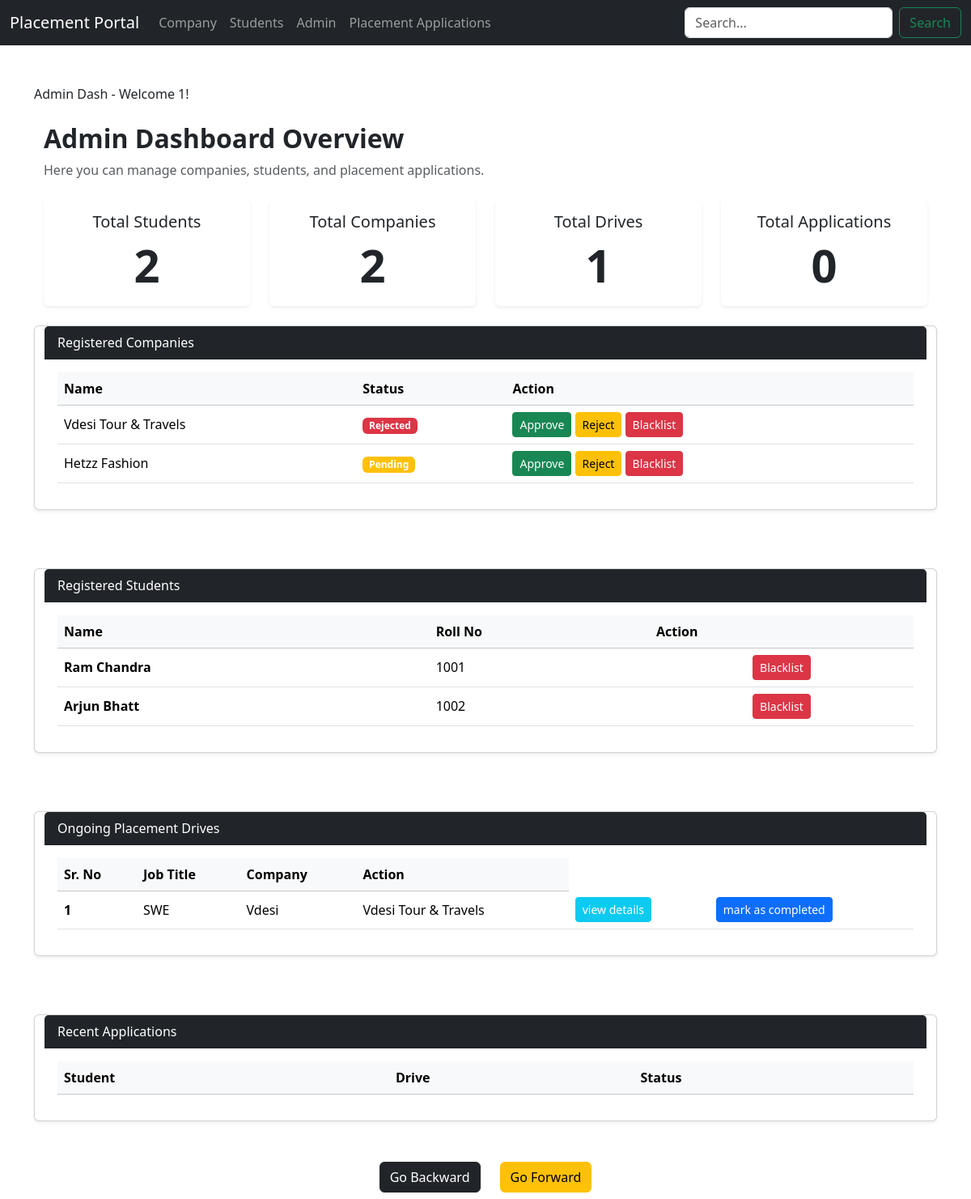
/dashboard/admin (signed in), run on the app's committed database.
### models/models.py (models this page shows, shortened)
class Usercommon(db.Model):
    __abstract__ = True
    id = db.Column(db.Integer,primary_key=True)
    email = db.Column(db.String(120), unique=True, nullable=False)
    _password_hash = db.Column("password",db.String(128), nullable=False)
    name = db.Column(db.String(100), nullable=False)
    phone = db.Column(db.String(20), nullable=True)
    is_active = db.Column(db.Boolean, default=True, nullable=False)
    created_at = db.Column(db.DateTime, default=datetime.utcnow, nullable=False)

class Company(Usercommon):
    __tablename__ = 'companies'
    role = db.Column(db.Enum(Role), default=Role.COMPANY, nullable=False)
    company_name = db.Column(db.String(150), unique=True,nullable=False)
    hr_contact = db.Column(db.String(100), nullable=True)
    website = db.Column(db.String(200), nullable=True)
    approval_status = db.Column(db.Enum(Approvalstatus), default=Approvalstatus.PENDING, nullable=False)
    drives = db.relationship('PlacementDrive', backref='company', lazy=True,cascade="all, delete-orphan")

class Student(Usercommon):
    __tablename__ = 'students'
    role = db.Column(db.Enum(Role), default=Role.STUDENT, nullable=False)
    roll_number = db.Column(db.String(20), unique=True, nullable=False)
    course = db.Column(db.String(100), nullable=False)
    skills = db.Column(db.String(200), nullable=True)
    resume_path = db.Column(db.String(200), nullable=True)
    blacklist = db.Column(db.Boolean, default=False, nullable=False)
    department = db.Column(db.String(50), nullable=False)
    year_of_study = db.Column(db.Integer, nullable=False)
    applications = db.relationship('Application', backref='student', lazy=True,cascade="all, delete-orphan")

class PlacementDrive(db.Model):
    __tablename__ = 'placement_drives'
    id = db.Column(db.Integer, primary_key=True)
    company_id = db.Column(db.Integer, db.ForeignKey('companies.id', ondelete='CASCADE'), nullable=False)
    job_title= db.Column(db.String(150), nullable=False)
    job_description = db.Column(db.Text, nullable=True)
    eligibility_criteria = db.Column(db.String(200), nullable=True)
    application_deadline = db.Column(db.DateTime, nullable=False)
    salary_range = db.Column(db.String(100), nullable=True)
    required_skills = db.Column(db.String(200), nullable=True)
    experience_required = db.Column(db.String(100), nullable=True)
    status = db.Column(db.Enum(Drivestatus), default=Drivestatus.UPCOMING.value, nullable=False)
    applications = db.relationship('Application', backref='drive', lazy=True,cascade="all, delete-orphan")
    approval_status = db.Column(db.Enum(Approvalstatus), default=Approvalstatus.PENDING)

### app.py (the view)
@app.route("/dashboard/admin")
@role_required(Role.ADMIN)
def admin_dashboard():
    total_students = Student.query.count()
    total_companies = Company.query.count()
    total_placementdrives = PlacementDrive.query.count()
    total_applications = Application.query.count()
    pending_companies = Company.query.filter_by(approval_status=Approvalstatus.PENDING).all()
    all_companies = Company.query.all()
    all_students = Student.query.all()
    ongoing_drives = PlacementDrive.query.filter(PlacementDrive.application_deadline >= db.func.current_date()).all()
    recent_applications = Application.query.order_by(Application.applied_at.desc()).limit(10).all()
    return render_template("AdminDashboard.html", pending_companies=pending_companies,
                            all_companies=all_companies,
                            all_students=all_students,
                            ongoing_drives=ongoing_drives,
                            recent_applications=recent_applications,
                            total_students=total_students,
                           total_companies=total_companies,
                           total_drives=total_placementdrives,
                           total_applications=total_applications,
                           admin_name=session['user_id'])

### app.py (called while the page is built)
def role_required(required_role):
    def decorator(f):
        @wraps(f)
        def wrapper(*args, **kwargs):
            if 'user_id' not in session or 'user_role' not in session:
                return redirect(url_for('login'))
            if session['user_role'] != required_role.value:
                return "Unauthorized", 403
            return f(*args, **kwargs)
        return wrapper
    return decorator

### templates/AdminDashboard.html (shortened to what this page needs)
{% extends "index.html" %}
{% block content %}
<span class="navbar-brand mb-0 h1">
    Admin Dash - Welcome {{ admin_name }}!
</span>
<div class="container mt-4">
    <div class="mb-4">
        <h2 class="fw-bold">Admin Dashboard Overview</h2>
        <p class="text-muted">Here you can manage companies, students, and placement applications.</p>
    </div>
    <div class="row g-4 mb-5">
        <div class="col-md-3">
            <div class="card shadow-sm border-0 text-center">
                <div class="card-body">
                    <h5 class="card-title">Total Students</h5>
                    <h4 class="card-text  fw-bold display-4">{{ total_students }}</h4>
                </div>
            </div>
        </div>
        <div class="col-md-3">
            <div class="card shadow-sm border-0 text-center">
                <div class="card-body">
                    <h5 class="card-title">Total Companies</h5>
                    <h4 class="card-text fw-bold display-4">{{ total_companies }}</h4>
                </div>
            </div>
        </div>
        <div class="col-md-3">
            <div class="card shadow-sm border-0 text-center">
                <div class="card-body">
                    <h5 class="card-title">Total Drives</h5>
                    <h4 class="card-text fw-bold display-4">{{ total_drives }}</h4>
                </div>
            </div>
        </div>
        <div class="col-md-3">
            <div class="card shadow-sm border-0 text-center">
                <div class="card-body">
                    <h5 class="card-title">Total Applications</h5>
                    <h4 class="card-text fw-bold display-4">{{ total_applications }}</h4>
                </div>
            </div>
        </div>
        <div class="card shadow-sm mb-5">
            <div class="card-header bg-dark text-white">
                Registered Companies
            </div>
            <div class="card-body">
                <table class="table table-hover align-middle">
                    <thead class="table-light">
                        <tr>
                            <th>Name</th>
                            <th>Status</th>
                            <th>Action</th>
                        </tr>
                    </thead>
                    <tbody>
                        {% for data in all_companies %}
                        <tr>
                            <td>{{ data.company_name }}</td>
                            <td>
                                {% if data.approval_status.name == 'APPROVED' %}
                                <span class="badge bg-success">Approved</span>
                                {% elif data.approval_status.name == 'REJECTED' %}
                                <span class="badge bg-danger">Rejected</span>
                                {% else %}
                                <span class="badge bg-warning">Pending</span>
                                {% endif %}
                            </td>
                            <td>
                                <a href="{{ url_for('approve_company', id=data.id) }}" class="btn btn-sm btn-success">Approve</a>
                                <a href="{{ url_for('reject_company', id=data.id) }}" class="btn btn-sm btn-warning">Reject</a>
                                <a href="{{ url_for('blacklist_company', id=data.id) }}" class="btn btn-sm btn-danger">Blacklist</a>
                            </td>
                        </tr>
                        {% endfor %}
                    </tbody>
                </table>
            </div>
        </div>
        <div class="card shadow-sm mb-5">
            <div class="card-header bg-dark text-white">
                Registered Students
            </div>
            <div class="card-body table-responsive">
                <table class="table table-hover align-middle">
                    <thead class="table-light">
                        <tr>
                            <th>Name</th>
                            <th>Roll No</th>
                            <th>Action</th>
                        </tr>
                    </thead>
                    <tbody>
                        {% for data in all_students %}
                        <tr>
                            <td class="fw-bold">{{ data.name }}</td>
                            <td>{{ data.roll_number }}</td>
                            <td class="text-center">
                                <form action="{{ url_for('toggle_blacklist', id=data.id) }}" method="POST" class="d-inline">
                                    <button type="submit" class="btn btn-sm
                                {% if data.blacklist %}btn-info{% else %}btn-danger{% endif %}
                                    ">
                                        {% if data.blacklist %}
                                        Remove from Blacklist
                                        {% else %}
                                        Blacklist
                                        {% endif %}
                                    </button>
                                </form>
                            </td>
                        </tr>
                        {% endfor %}
                    </tbody>
                </table>
            </div>
        </div>
        <div class="card shadow-sm mb-5">
            <div class="card-header bg-dark text-white">
                Ongoing Placement Drives
            </div>
            <div class="card-body table-responsive">
                <table class="table table-hover align-middle">
                    <thead class="table-light">
                        <tr>
                            <th>Sr. No</th>
                            <th>Job Title</th>
                            <th>Company</th>
                            <th>Action</th>
                        </tr>
                    </thead>
                    <tbody>
                        {% for data in ongoing_drives %}
                        <tr>
                            <td class="fw-bold">{{ loop.index }}</td>
                            <td>{{ data.job_title }}</td>
                            <td>{{ data.company.name }}</td>
                            <td>{{ data.company.company_name }}</td>
                            <td>
                                <a href="#" class="btn btn-info btn-sm text-white">
                                    view details
                                </a>
                            </td>
                            <td>
                                <a href="#" class="btn btn-primary btn-sm text-white">
                                    mark as completed
                                </a>
                            </td>
                        </tr>
                        {% endfor %}
                    </tbody>
                </table>
            </div>
        </div>
        <div class="card shadow-sm mb-5">
            <div class="card-header bg-dark text-white">
                Recent Applications
            </div>
            <div class="card-body table-responsive">
                <table class="table table-hover align-middle">
                    <thead class="table-light">
                        <tr>
                            <th>Student</th>
                            <th>Drive</th>
                            <th>Status</th>
                        </tr>
                    </thead>
                </table>
            </div>
        </div>
    </div>
    {% endblock %}

### templates/index.html (shortened to what this page needs)
<!DOCTYPE html>
<html lang="en">
  <head>
    <link
      href="https://cdn.jsdelivr.net/npm/bootstrap@5.3.3/dist/css/bootstrap.min.css"
      rel="stylesheet"
    />
  </head>
  <body >
    {% include "navbar.html" %}
    <div class="container mt-5 main-content">
      {% block content %}{% endblock %}
    </div>
      <div class="navigation-buttons d-flex justify-content-center align-items-center position-fixed fixed-bottom w-100 mt-2 mb-2">
        <button onclick="window.history.back();" class="btn btn-dark">Go Backward</button>
        <button onclick="window.history.forward();" class="btn btn-warning ms-4">Go Forward</button>
    </div>
  </body>
</html>

### templates/navbar.html (shortened to what this page needs)
  <nav class="navbar navbar-expand-lg navbar-dark bg-dark">
    <div class="container-fluid">
      <a class="navbar-brand" href="#">Placement Portal</a>
      <div class="collapse navbar-collapse" id="navbarNavDropdown">
        <ul class="navbar-nav me-auto mb-2 mb-lg-0">
          <li class="nav-item">
            <a class="nav-link" href="/companies">Company</a>
          </li>
          <li class="nav-item">
            <a class="nav-link" href="/students">Students</a>
          </li>
          <li class="nav-item">
            <a class="nav-link" href="/admin">Admin</a>
          </li>
          <li class="nav-item">
            <a class="nav-link" href="/applications">Placement Applications</a>
          </li>
        </ul>
        <form class="d-flex" role="search" action="{{ url_for('admin_search')}}" method="GET">
          <input class="form-control me-2" type="search" name="q" placeholder="Search..." aria-label="Search">
          <button class="btn btn-outline-success" type="submit">Search</button>
        </form>
      </div>
    </div>
  </nav>

### data on the page
Company: company_name "Vdesi Tour & Travels", approval_status "Rejected"
Company: company_name "Hetzz Fashion", approval_status "Pending"
Student: name "Ram Chandra", roll_number "1001", blacklist "Blacklist"
Student: name "Arjun Bhatt", roll_number "1002", blacklist "Blacklist"
PlacementDrive: job_title "SWE", company.name "Vdesi", company.company_name "Vdesi Tour & Travels"

### other printed values
{{ admin_name }} "1"
{{ total_students }} "2"
{{ total_companies }} "2"
{{ total_drives }} "1"
{{ total_applications }} "0"
